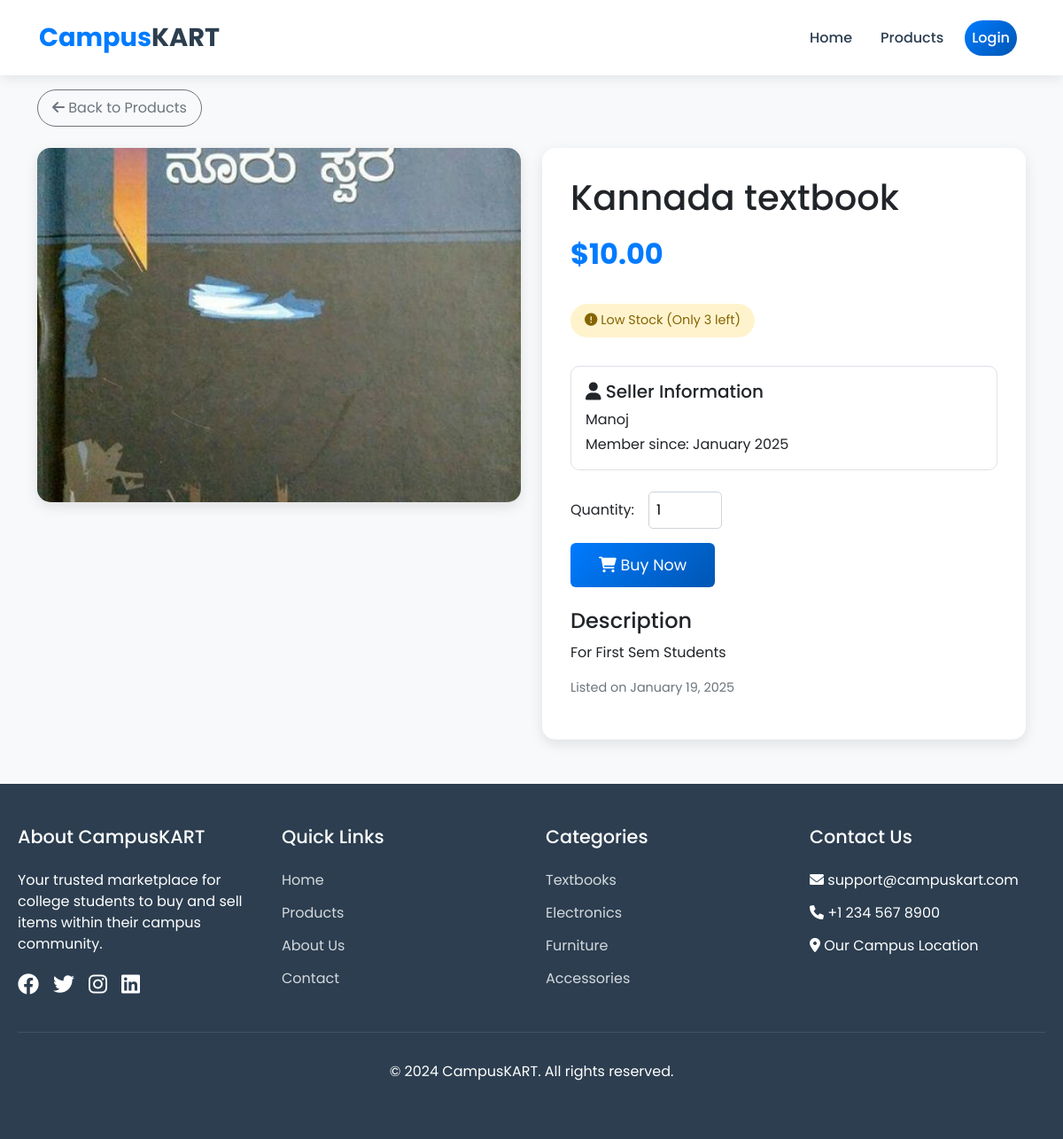
The app's page /accounts/product/3/ with its own data.
### accounts/models.py (models this page shows, shortened)
class Product(models.Model):#inheritance
    seller = models.ForeignKey(settings.AUTH_USER_MODEL, on_delete=models.CASCADE)
    name = models.CharField(max_length=255)
    description = models.TextField()
    price = models.DecimalField(max_digits=10, decimal_places=2)
    stock = models.PositiveIntegerField()
    image = models.ImageField(upload_to='product_images/')
    created_at = models.DateTimeField(auto_now_add=True)
    is_sold = models.BooleanField(default=False)  # Add this field
    sold_date = models.DateTimeField(null=True, blank=True)  # Add this field too

class CustomUser(AbstractUser):
    college_email = models.EmailField(unique=True)

### accounts/views.py (the view)
# urls.py: path('product/<int:product_id>/', product_detail, name='product_detail'),
def product_detail(request, product_id):
    product = get_object_or_404(Product, id=product_id)
    return render(request, 'product_detail.html', {'product': product})

### templates/product_detail.html (shortened to what this page needs)
{% extends 'base.html' %}
{% load static %}
{% block content %}
<div class="product-detail">
    <div class="container">
        <div class="mb-4">
            <a href="{% url 'products_page' %}" class="btn btn-outline-secondary back-button">
                <i class="fas fa-arrow-left"></i> Back to Products
            </a>
        </div>
        <div class="row">
            <div class="col-md-6 mb-4">
                <img src="{{ product.image.url }}" alt="{{ product.name }}" class="product-image">
            </div>
            <div class="col-md-6">
                <div class="product-info">
                    <h1 class="mb-3">{{ product.name }}</h1>
                    <div class="price mb-3">${{ product.price }}</div>
                    {% if product.stock > 10 %}
                        <div class="stock-info in-stock">
                            <i class="fas fa-check-circle"></i> In Stock ({{ product.stock }} available)
                        </div>
                    {% elif product.stock > 0 %}
                        <div class="stock-info low-stock">
                            <i class="fas fa-exclamation-circle"></i> Low Stock (Only {{ product.stock }} left)
                        </div>
                    {% else %}
                        <div class="stock-info out-of-stock">
                            <i class="fas fa-times-circle"></i> Out of Stock
                        </div>
                    {% endif %}
                    <div class="seller-info">
                        <h5><i class="fas fa-user"></i> Seller Information</h5>
                        <p class="mb-1">{{ product.seller.username }}</p>
                        <p class="mb-0">Member since: {{ product.seller.date_joined|date:"F Y" }}</p>
                    </div>
                    {% if product.stock > 0 and request.user != product.seller %}
                        <form method="POST" action="{% url 'place_order' product.id %}" class="mt-4">
                            <div class="d-flex align-items-center mb-3">
                                <label for="quantity" class="me-3">Quantity:</label>
                                <input type="number"
                                       name="quantity"
                                       id="quantity"
                                       class="quantity-input"
                                       min="1"
                                       max="{{ product.stock }}"
                                       value="1"
                                       required>
                            </div>
                            <button type="submit" class="btn btn-primary buy-button">
                                <i class="fas fa-shopping-cart"></i> Buy Now
                            </button>
                        </form>
                    {% elif request.user == product.seller %}
                        <div class="alert alert-info mt-3">
                            <i class="fas fa-info-circle"></i> This is your product listing
                        </div>
                    {% endif %}
                    <div class="mt-4">
                        <h4>Description</h4>
                        <p class="description">{{ product.description }}</p>
                    </div>
                    <p class="created-date mt-3">
                        Listed on {{ product.created_at|date:"F j, Y" }}
                    </p>
                </div>
            </div>
        </div>
    </div>
</div>
{% endblock %}

### templates/base.html (style rules this page uses)
:root { --primary-color: #007bff; --secondary-color: #0056b3; --text-dark: #2c3e50; --text-light: #666; --background-light: #f8f9fa; }
* { margin: 0; padding: 0; box-sizing: border-box; font-family: 'Poppins', sans-serif; }
body { min-height: 100vh; display: flex; flex-direction: column; }
.btn-primary { background: linear-gradient(135deg, var(--primary-color), var(--secondary-color)); border: none; }

### templates/product_detail.html (style rules this page uses)
.product-detail { padding-top: 1rem; background: #f8f9fa; min-height: 100vh; }
.back-button { padding: 0.5rem 1rem; border-radius: 50px; transition: all 0.3s ease; }
.product-image { width: 100%; height: 400px; object-fit: cover; border-radius: 15px; box-shadow: 0 5px 15px rgba(0,0,0,0.1); }
.product-info { padding: 2rem; background: white; border-radius: 15px; box-shadow: 0 5px 15px rgba(0,0,0,0.1); }
.price { font-size: 2rem; color: #007bff; font-weight: bold; }
.stock-info { display: inline-block; padding: 0.5rem 1rem; border-radius: 50px; font-size: 0.9rem; margin: 1rem 0; }
.low-stock { background: #fff3cd; color: #856404; }
.seller-info { padding: 1rem; border: 1px solid #dee2e6; border-radius: 10px; margin: 1rem 0; }
.quantity-input { max-width: 100px; padding: 0.5rem; border: 1px solid #ced4da; border-radius: 5px; margin-right: 1rem; }
.buy-button { padding: 0.75rem 2rem; font-size: 1.1rem; transition: all 0.3s ease; }
.description { white-space: pre-line; line-height: 1.6; }
.created-date { font-size: 0.9rem; color: #6c757d; }

### records on screen
Product: image (picture), name "Kannada textbook", price "10.00", stock "3", seller.username "Manoj", seller.date_joined "January 2025", description "For First Sem Students", created_at "January 19, 2025"
